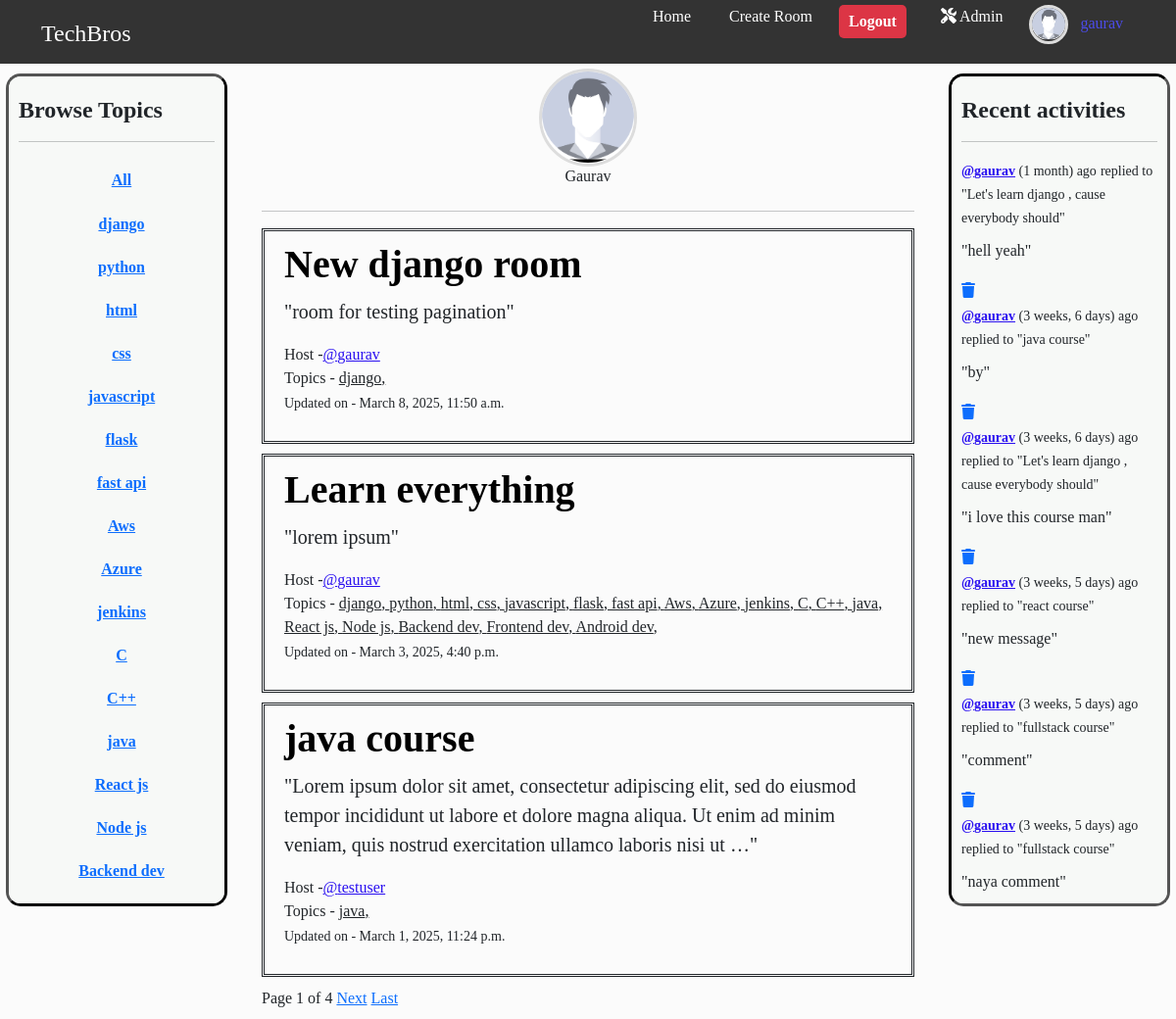
Screenshot of /user-profile/1 (signed in) with the database file from the repository.
### main/models.py (models this page shows, shortened)
class Profile(models.Model):
    user = models.OneToOneField(User,on_delete=models.CASCADE)
    profile_pic = models.ImageField(upload_to='profile_images/',default='profile_images/default.jpg' , blank=True,null=True)

class Topic(models.Model):
    name = models.CharField(max_length=200)
    def __str__(self):
        return self.name

class Room(models.Model):
    topics = models.ManyToManyField(Topic,related_name="rooms")
    host = models.ForeignKey(User,on_delete=models.SET_NULL,null=True)
    name = models.CharField(max_length=200,)
    description = models.TextField(null=True, blank=True)
    participants = models.ManyToManyField(User,related_name='joined_rooms',through='Membership')
    updated = models.DateTimeField(auto_now=True)
    created = models.DateTimeField(auto_now_add=True)
    class Meta():
        ordering = ['-updated','-created']
    def __str__(self):
        return self.name

class Message(models.Model):
    user = models.ForeignKey(User,on_delete=models.CASCADE)
    room = models.ForeignKey(Room,on_delete=models.CASCADE)
    text = models.TextField()
    updated = models.DateTimeField(auto_now=True)
    created = models.DateTimeField(auto_now_add=True)
    def __str__(self):
        return self.text[:50]

### main/views.py (the view)
# urls.py: path('user-profile/<int:pk>',views.user_profile,name='user-profile'),
@login_required
def user_profile(request,pk):
    user = get_object_or_404(User,id=pk)
    rooms = user.joined_rooms.all()
    chat_messages = user.message_set.all()
    topics = Topic.objects.all()
    page = request.GET.get('page',1)
    paginator = Paginator(rooms,3)
    try:
        rooms = paginator.page(page)
    except:
        rooms = paginator.page(1)
    context = {'user':user,'rooms':rooms,'chat_messages':chat_messages,'topics':topics}
    return render(request,'user_profile.html',context)

### templates/user_profile.html
{% include "base.html" %}
{% block content %}
<div class="profile-container">
    <aside class = 'left-sidebar'>
        {% include "topics_component.html" %}
    </aside>
    <main class = 'main-feed'>
        <div class="profile-detail-container">
        <img src="{{ user.profile.profile_pic.url }}" alt="Profile Picture"  class="profile-pic">
        <h6>{{user.username|capfirst}}</h6>
        </div>
        {% include "main_feed_component.html" %}
    </main>
    <aside class = "right_sidebar">
        {% include "activity_component.html" %}
    </aside>
</div>
{% endblock content %}

### templates/base.html (shortened to what this page needs)
<!DOCTYPE html>
{% load static %}
<html lang="en">
  <head>
    <link
      href="https://cdn.jsdelivr.net/npm/bootstrap@5.3.0/dist/css/bootstrap.min.css"
      rel="stylesheet"
    />
    <link rel="stylesheet" href="https://cdnjs.cloudflare.com/ajax/libs/font-awesome/6.5.1/css/all.min.css">
    <link rel="stylesheet" href="https://cdn.jsdelivr.net/npm/bootstrap-icons/font/bootstrap-icons.css">
    <link rel="stylesheet" href="{% static 'css/style.css' %}">
  </head>
  <body>
    <nav class="navbar-cus">
      <div class="container">
        <a href="{% url 'home' %}" class="navbar-brand">TechBros</a>
        <ul class="nav-links" id="navLinks">
          <li><a href="{% url 'home' %}">Home</a></li>
          {% if user.is_authenticated %}
          <li><a href="{% url 'create-room' %}">Create Room</a></li>
          {% endif %}
          {% if user.is_authenticated %}
          <li>
            <form action="{% url 'logout' %}" method="POST">
              <button type="submit" class="logout-button">Logout</button>
            </form>
          </li>
          {% if request.user.is_superuser %}
          <li><a href="{% url 'admin:index' %}"><i class="fa-solid fa-screwdriver-wrench"></i> Admin</a></li>
          {% endif %}
          <li><img src="{{ request.user.profile.profile_pic.url }}" alt="Profile Picture" class='navbar-profile-pic'><a href="{% url 'user-profile' request.user.id %}" id="username-link">{{request.user.username}}</a></li>
          {% endif %}
        </ul>
      </div>
    </nav>
  </body>
</html>

### templates/topics_component.html (shortened to what this page needs)
<!DOCTYPE html>
<html lang="en">
<head>
</head>
<body>
    <div class="topic-container">
    <h4 class='headings'>Browse Topics</h4>
        <hr>
        <div class="topic-list">
            <div class="topic-box">
                <a href="{% url "home" %}"  > <b>All</b></a>
            </div>
        </div>
        <div class="topic-list">
        {% for topic in topics  %}
            <div class="topic-box" >
                <a href="{% url "home" %}?q={{topic.name}} " ><b>{{topic.name}}</b></a>
            </div>
        {% endfor %}
        </div>
    </div>
</body>
</html>

### templates/main_feed_component.html (shortened to what this page needs)
<!DOCTYPE html>
<html lang="en">
<head>
</head>
<body>
    <hr>
    {% for room in rooms %}
        <div class="room-box">
            <h1 class='headings'><a href="{% url "room" room.id %}" >{{ room.name }}</a></h1>
            <p class="room-desc">"{{room.description|truncatechars:200 }}"</p>
            <span>Host -<a href="{% url "user-profile" room.host.id %}" class="user-name">@{{ room.host.username }}</a></span>
            <div>
                <span>Topics - </span>
                {% for topic in room.topics.all  %}
                <span style="text-decoration: underline;">{{topic}}, </span>
                {% endfor %}
            </div>
        <p><small>Updated on - {{ room.updated }}</small></p>
        </div>
    {% endfor %}
    <div>
        <span>Page {{rooms.number}} of {{rooms.paginator.num_pages}}</span>
        {% if rooms.has_next %}
            <span><a href="?page={{ rooms.next_page_number }}&q={{ q }}">Next</a></span>
            <a href="?page={{ rooms.paginator.num_pages }}&q={{ q }}">Last</a>
        {% endif %}
    </div>
</body>
</html>

### templates/activity_component.html (shortened to what this page needs)
<!DOCTYPE html>
<html lang="en">
<head>
</head>
<body>
    <div class='activity-container'>
    <h4 class="headings">Recent activities</h4>
        <hr>
        {% for message in chat_messages  %}
        <div>
            <a href="{% url "user-profile" message.user.id %}" class="user-name"><small><b>@{{message.user}}</b></a>  ({{message.updated|timesince}}) ago</small>
            <small>replied to "{{message.room}}"</small>
            <p style="margin-top: 10px;">"{{message}}"</p>
            {% if request.user == message.user or request.user.is_superuser%}
                <a href="{% url "delete-message" message.id %}"><i class="fa fa-trash" aria-hidden="true"></i></a>
            {% endif %}
        </div>
        {% endfor %}
    </div>
</body>
</html>

### static/css/style.css (style rules this page uses)
* { margin: 0; padding-bottom: 1px; box-sizing: border-box; }
body { background-color: #FBFBFB; font-family: 'Times New Roman', Times, serif; }
.user-name { color: #2a10f0; }
.profile-container { display: grid; grid-template-columns: 1fr 3fr 1fr; gap: 20px; }
.topic-list { display: flex; flex-direction: column; justify-content: center; align-items: center; }
.topic-box { margin: 5px 2px 5px 12px ; padding: 5px 10px 5px 10px; text-align: center; border-radius: 5px; }
.room-desc { font-size: 20px; }
.main-feed { padding: 5px 15px; }
.logout-button { background-color: #dc3545; color: white; margin-right : 8px; padding: 5px 10px; border: none; border-radius: 5px; font-weight: bold; cursor: pointer; transition: background-color 0.3s ease; }
.topic-container { height: 850px; overflow-y: auto; padding: 20px 10px 20px 10px; margin-top : 10px; margin-left: 6px; border-style : outset; border-radius: 15px; border-color: black; background-color:#F7F9F7; }
.activity-container { position: relative; height: 850px; overflow-y: auto; padding: 20px 10px 20px 10px; margin-top : 10px; margin-right: 6px; border-style : inset; border-radius: 15px; border-color: black; background-color:#F7F9F7; }
.headings { font-weight: bold; }
.headings a { color: black; text-decoration: none; transition: color 0.3s ease; }
.room-box { border-style: double; padding: 10px 20px 10px 20px; margin-top: 10px; margin-bottom: 10px; }
.navbar-cus { background: #333; color: white; display: flex; justify-content: space-between; align-items: center; margin: 0px; }
.navbar-cus .container { padding-top: 5px; display: flex; justify-content: space-between; align-items:center; width: 100%; }
.navbar-brand { font-size: 1.5rem; text-decoration: none; color: white; }
.nav-links { list-style: none; display: flex; gap: 15px; }
.nav-links li { display: inline; }
.nav-links a { text-decoration: none; color: white; padding: 8px 12px; }
#username-link { color: rgb(76, 76, 233); text-decoration: none; }
.profile-detail-container { display: flex; flex-direction: column; align-items: center; }
.profile-pic { width: 100px; height: 100px; border-radius: 100%; object-fit: cover; border: 3px solid #ddd; display: block; }
.navbar-profile-pic { width: 40px; height: 40px; border-radius: 100%; object-fit: cover; border: 3px solid #ddd; }

### rows the page displays
Topic: name "django"
Topic: name "python"
Topic: name "html"
Topic: name "css"
Topic: name "javascript"
Topic: name "flask"
Topic: name "fast api"
Topic: name "Aws"
Topic: name "Azure"
Topic: name "jenkins"
Topic: name "C"
Topic: name "C++"
Topic: name "java"
Topic: name "React js"
Topic: name "Node js"
Topic: name "Backend dev"
Room: name "New django room", description "room for testing pagination", host.username "gaurav", updated "March 8, 2025, 11:50 a.m."
Room: name "Learn everything", description "lorem ipsum", host.username "gaurav", updated "March 3, 2025, 4:40 p.m."
Topic: name "Frontend dev"
Topic: name "Android dev"
Room: name "java course", description "Lorem ipsum dolor sit amet, consectetur adipiscing elit, sed do eiusmod tempor incididunt ut labore et dolore magna aliqua. Ut enim ad minim veniam, quis nostrud exercitation ullamco laboris nisi ut …", host.username "testuser", updated "March 1, 2025, 11:24 p.m."
Message: user "gaurav", updated "1 month", room "Let's learn django , cause everybody should", text "hell yeah"
Message: user "gaurav", updated "3 weeks, 6 days", room "java course", text "by"
Message: user "gaurav", updated "3 weeks, 6 days", room "Let's learn django , cause everybody should", text "i love this course man"
Message: user "gaurav", updated "3 weeks, 5 days", room "react course", text "new message"
Message: user "gaurav", updated "3 weeks, 5 days", room "fullstack course", text "comment"
Message: user "gaurav", updated "3 weeks, 5 days", room "fullstack course", text "naya comment"

### other values shown
{{ request.user.username }} "gaurav"
{{ user.username|capfirst }} "Gaurav"
{{ rooms.number }} "1"
{{ rooms.paginator.num_pages }} "4"
